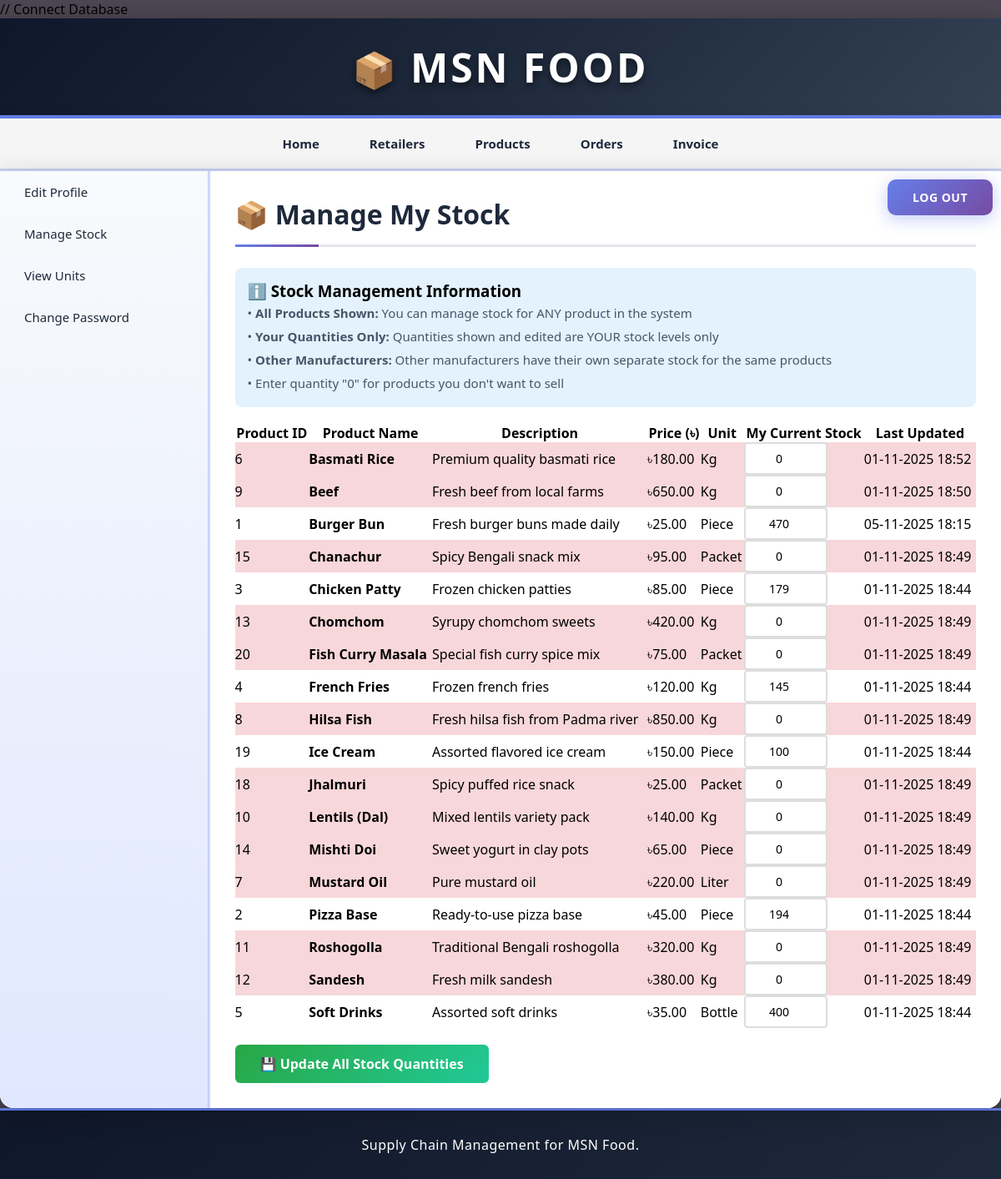
Screenshot of /manufacturer/manage_stock.php (signed in) with the database file from the repository.
### tables this page shows
CREATE TABLE `products` (
  `pro_id` int(11) NOT NULL,
  `pro_name` varchar(255) NOT NULL,
  `pro_desc` text DEFAULT NULL,
  `pro_price` decimal(10,2) NOT NULL,
  `unit_id` int(11) NOT NULL,
  `added_date` timestamp NOT NULL DEFAULT current_timestamp()
);

CREATE TABLE `units` (
  `unit_id` int(11) NOT NULL,
  `unit_name` varchar(50) NOT NULL,
  `unit_details` varchar(255) DEFAULT NULL
);

CREATE TABLE `manufacturer_stock` (
  `stock_id` int(11) NOT NULL,
  `manufacturer_id` int(11) NOT NULL,
  `product_id` int(11) NOT NULL,
  `quantity` int(11) NOT NULL DEFAULT 0,
  `last_updated` timestamp NOT NULL DEFAULT current_timestamp() ON UPDATE current_timestamp()
);

### manufacturer/manage_stock.php (the view, shortened to what this page needs)
<?php
	include("../includes/config.php");
	if(isset($_SESSION['manufacturer_login'])) {
		if($_SESSION['manufacturer_login'] == true) {
			$manufacturer_id = $_SESSION['manufacturer_id'];
			$querySelectProduct = "SELECT p.*, u.unit_name,
								   COALESCE(ms.quantity, 0) as my_quantity,
								   ms.last_updated
								   FROM products p
								   JOIN units u ON p.unit_id = u.unit_id
								   LEFT JOIN manufacturer_stock ms ON p.pro_id = ms.product_id AND ms.manufacturer_id = '$manufacturer_id'
								   ORDER BY p.pro_name";
			$resultSelectProduct = mysqli_query($con,$querySelectProduct);
		}
		else {
			header('Location:../index.php');
		}
	}
	else {
		header('Location:../index.php');
	}
?>
<!DOCTYPE html>
<html>
<head>
	<link rel="stylesheet" href="../includes/main_style.css" >
</head>
<body>
	<?php include("../includes/header.inc.php"); ?>
	<?php include("../includes/nav_manufacturer.inc.php"); ?>
	<?php include("../includes/aside_manufacturer.inc.php"); ?>
	<section>
		<h1>📦 Manage My Stock</h1>
		<div class="stock-info">
			<h3>ℹ️ Stock Management Information</h3>
			<p>• <strong>All Products Shown:</strong> You can manage stock for ANY product in the system</p>
			<p>• <strong>Your Quantities Only:</strong> Quantities shown and edited are YOUR stock levels only</p>
			<p>• <strong>Other Manufacturers:</strong> Other manufacturers have their own separate stock for the same products</p>
			<p>• Enter quantity "0" for products you don't want to sell</p>
		</div>
		<form method="POST" action="">
			<table class="stock-table">
				<tr>
					<th>Product ID</th>
					<th>Product Name</th>
					<th>Description</th>
					<th>Price (৳)</th>
					<th>Unit</th>
					<th>My Current Stock</th>
					<th>Last Updated</th>
				</tr>
				<?php
				$count = 0;
				while($row = mysqli_fetch_array($resultSelectProduct)) {
					$stockClass = '';
					if($row['my_quantity'] == 0) {
						$stockClass = 'out-of-stock';
					} else if($row['my_quantity'] < 10) {
						$stockClass = 'low-stock';
					}
				?>
				<tr class="stock-row <?php echo $stockClass; ?>">
					<td><?php echo $row['pro_id']; ?></td>
					<td><strong><?php echo $row['pro_name']; ?></strong></td>
					<td><?php echo $row['pro_desc']; ?></td>
					<td>৳<?php echo number_format($row['pro_price'], 2); ?></td>
					<td><?php echo $row['unit_name']; ?></td>
					<td>
						<input type="number" name="txtQuantity[<?php echo $row['pro_id']; ?>]"
							   value="<?php echo $row['my_quantity']; ?>"
							   min="0"
							   class="stock-input"
							   required>
					</td>
					<td><?php echo $row['last_updated'] ? date('d-m-Y H:i', strtotime($row['last_updated'])) : 'Never'; ?></td>
				</tr>
				<?php
					$count++;
				}
				?>
			</table>
			<?php if($count > 0) { ?>
				<button type="submit" class="btn-update">💾 Update All Stock Quantities</button>
			<?php } else { ?>
				<p>No products found in the system.</p>
			<?php } ?>
		</form>
	</section>
	<?php include("../includes/footer.inc.php"); ?>
</body>
</html>

### includes/main_style.css (style rules this page uses)
* { font-family: "Segoe UI", Tahoma, Geneva, Verdana, sans-serif; margin: 0; padding: 0; box-sizing: border-box; }
body { width: 100%; max-width: 1600px; margin: 0 auto; background: linear-gradient(135deg, #4c4752 0%, #4c4752 100%); background-attachment: fixed; min-height: 100vh; }
section { width: 100%; padding: 30px; min-height: 500px; }
section h1 { margin-bottom: 25px; font-weight: 700; color: #1e293b; font-size: 32px; padding-bottom: 15px; border-bottom: 3px solid #e5e7eb; position: relative; }
section h1::after { content: ""; position: absolute; bottom: -3px; left: 0; width: 100px; height: 3px; background: linear-gradient(90deg, #667eea 0%, #764ba2 100%); }
section p { width: 100%; max-width: 900px; line-height: 28px; color: #475569; font-size: 15px; }
table { border-collapse: collapse; width: 100%; }

### manufacturer/manage_stock.php (style rules this page uses)
.stock-input { width: 100px; text-align: center; padding: 8px; border: 2px solid #ddd; border-radius: 4px; font-size: 14px; }
.stock-table { margin-top: 20px; }
.stock-info { background: #e3f2fd; padding: 15px; border-radius: 8px; margin-bottom: 20px; }
.out-of-stock { background-color: #f8d7da; }
.btn-update { background: linear-gradient(135deg, #28a745 0%, #20c997 100%); color: white; border: none; padding: 12px 30px; border-radius: 6px; cursor: pointer; font-size: 16px; font-weight: bold; margin-top: 20px; }

### rows the page displays
products: pro_id "6", pro_name "Basmati Rice", pro_desc "Premium quality basmati rice", pro_price "180.00", unit.unit_name "Kg", my_quantity "0", manufacturer_stock.last_updated "01-11-2025 18:52"
products: pro_id "9", pro_name "Beef", pro_desc "Fresh beef from local farms", pro_price "650.00", unit.unit_name "Kg", my_quantity "0", manufacturer_stock.last_updated "01-11-2025 18:50"
products: pro_id "1", pro_name "Burger Bun", pro_desc "Fresh burger buns made daily", pro_price "25.00", unit.unit_name "Piece", my_quantity "470", manufacturer_stock.last_updated "05-11-2025 18:15"
products: pro_id "15", pro_name "Chanachur", pro_desc "Spicy Bengali snack mix", pro_price "95.00", unit.unit_name "Packet", my_quantity "0", manufacturer_stock.last_updated "01-11-2025 18:49"
products: pro_id "3", pro_name "Chicken Patty", pro_desc "Frozen chicken patties", pro_price "85.00", unit.unit_name "Piece", my_quantity "179", manufacturer_stock.last_updated "01-11-2025 18:44"
products: pro_id "13", pro_name "Chomchom", pro_desc "Syrupy chomchom sweets", pro_price "420.00", unit.unit_name "Kg", my_quantity "0", manufacturer_stock.last_updated "01-11-2025 18:49"
products: pro_id "20", pro_name "Fish Curry Masala", pro_desc "Special fish curry spice mix", pro_price "75.00", unit.unit_name "Packet", my_quantity "0", manufacturer_stock.last_updated "01-11-2025 18:49"
products: pro_id "4", pro_name "French Fries", pro_desc "Frozen french fries", pro_price "120.00", unit.unit_name "Kg", my_quantity "145", manufacturer_stock.last_updated "01-11-2025 18:44"
products: pro_id "8", pro_name "Hilsa Fish", pro_desc "Fresh hilsa fish from Padma river", pro_price "850.00", unit.unit_name "Kg", my_quantity "0", manufacturer_stock.last_updated "01-11-2025 18:49"
products: pro_id "19", pro_name "Ice Cream", pro_desc "Assorted flavored ice cream", pro_price "150.00", unit.unit_name "Piece", my_quantity "100", manufacturer_stock.last_updated "01-11-2025 18:44"
products: pro_id "18", pro_name "Jhalmuri", pro_desc "Spicy puffed rice snack", pro_price "25.00", unit.unit_name "Packet", my_quantity "0", manufacturer_stock.last_updated "01-11-2025 18:49"
products: pro_id "10", pro_name "Lentils (Dal)", pro_desc "Mixed lentils variety pack", pro_price "140.00", unit.unit_name "Kg", my_quantity "0", manufacturer_stock.last_updated "01-11-2025 18:49"
products: pro_id "14", pro_name "Mishti Doi", pro_desc "Sweet yogurt in clay pots", pro_price "65.00", unit.unit_name "Piece", my_quantity "0", manufacturer_stock.last_updated "01-11-2025 18:49"
products: pro_id "7", pro_name "Mustard Oil", pro_desc "Pure mustard oil", pro_price "220.00", unit.unit_name "Liter", my_quantity "0", manufacturer_stock.last_updated "01-11-2025 18:49"
products: pro_id "2", pro_name "Pizza Base", pro_desc "Ready-to-use pizza base", pro_price "45.00", unit.unit_name "Piece", my_quantity "194", manufacturer_stock.last_updated "01-11-2025 18:44"
products: pro_id "11", pro_name "Roshogolla", pro_desc "Traditional Bengali roshogolla", pro_price "320.00", unit.unit_name "Kg", my_quantity "0", manufacturer_stock.last_updated "01-11-2025 18:49"
products: pro_id "12", pro_name "Sandesh", pro_desc "Fresh milk sandesh", pro_price "380.00", unit.unit_name "Kg", my_quantity "0", manufacturer_stock.last_updated "01-11-2025 18:49"
products: pro_id "5", pro_name "Soft Drinks", pro_desc "Assorted soft drinks", pro_price "35.00", unit.unit_name "Bottle", my_quantity "400", manufacturer_stock.last_updated "01-11-2025 18:44"
